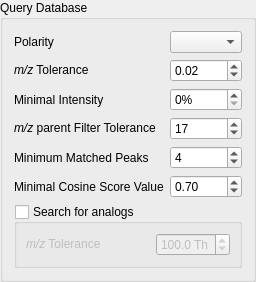
<?xml version="1.0" encoding="UTF-8"?>
<ui version="4.0">
 <class>gbDatabaseOptions</class>
 <widget class="QGroupBox" name="gbDatabaseOptions">
  <property name="geometry">
   <rect>
    <x>0</x>
    <y>0</y>
    <width>230</width>
    <height>240</height>
   </rect>
  </property>
  <property name="sizePolicy">
   <sizepolicy hsizetype="Preferred" vsizetype="Fixed">
    <horstretch>0</horstretch>
    <verstretch>0</verstretch>
   </sizepolicy>
  </property>
  <property name="minimumSize">
   <size>
    <width>0</width>
    <height>0</height>
   </size>
  </property>
  <property name="toolTip">
   <string>Save databases selection</string>
  </property>
  <property name="statusTip">
   <string>Save databases selection</string>
  </property>
  <property name="title">
   <string>Query Database</string>
  </property>
  <layout class="QGridLayout" name="gridLayout">
   <item row="7" column="0" colspan="2">
    <widget class="QGroupBox" name="gbAnalogs">
     <property name="enabled">
      <bool>true</bool>
     </property>
     <property name="title">
      <string>Search for analogs</string>
     </property>
     <property name="flat">
      <bool>true</bool>
     </property>
     <property name="checkable">
      <bool>true</bool>
     </property>
     <property name="checked">
      <bool>false</bool>
     </property>
     <layout class="QHBoxLayout" name="horizontalLayout">
      <item>
       <widget class="QLabel" name="label_2">
        <property name="text">
         <string>&lt;i&gt;m/z&lt;/i&gt; Tolerance</string>
        </property>
       </widget>
      </item>
      <item>
       <spacer name="horizontalSpacer_2">
        <property name="orientation">
         <enum>Qt::Horizontal</enum>
        </property>
        <property name="sizeHint" stdset="0">
         <size>
          <width>40</width>
          <height>20</height>
         </size>
        </property>
       </spacer>
      </item>
      <item>
       <widget class="QDoubleSpinBox" name="spinAnalogTolerance">
        <property name="prefix">
         <string/>
        </property>
        <property name="suffix">
         <string> Th</string>
        </property>
        <property name="decimals">
         <number>1</number>
        </property>
        <property name="minimum">
         <double>1.000000000000000</double>
        </property>
        <property name="maximum">
         <double>200.000000000000000</double>
        </property>
        <property name="singleStep">
         <double>0.100000000000000</double>
        </property>
        <property name="value">
         <double>100.000000000000000</double>
        </property>
       </widget>
      </item>
     </layout>
    </widget>
   </item>
   <item row="1" column="0">
    <widget class="QLabel" name="label_3">
     <property name="font">
      <font>
       <italic>false</italic>
      </font>
     </property>
     <property name="text">
      <string>&lt;i&gt;m/z&lt;/i&gt; Tolerance</string>
     </property>
    </widget>
   </item>
   <item row="6" column="1">
    <widget class="QDoubleSpinBox" name="spinMinScore">
     <property name="maximum">
      <double>1.000000000000000</double>
     </property>
     <property name="singleStep">
      <double>0.050000000000000</double>
     </property>
     <property name="value">
      <double>0.700000000000000</double>
     </property>
    </widget>
   </item>
   <item row="3" column="0">
    <widget class="QLabel" name="label_5">
     <property name="text">
      <string>&lt;i&gt;m/z&lt;/i&gt; parent Filter Tolerance</string>
     </property>
    </widget>
   </item>
   <item row="1" column="1">
    <widget class="QDoubleSpinBox" name="spinMZTolerance">
     <property name="enabled">
      <bool>true</bool>
     </property>
     <property name="suffix">
      <string/>
     </property>
     <property name="maximum">
      <double>100.000000000000000</double>
     </property>
     <property name="singleStep">
      <double>0.010000000000000</double>
     </property>
     <property name="value">
      <double>0.020000000000000</double>
     </property>
    </widget>
   </item>
   <item row="3" column="1">
    <widget class="QSpinBox" name="spinParentFilterTolerance">
     <property name="enabled">
      <bool>true</bool>
     </property>
     <property name="suffix">
      <string/>
     </property>
     <property name="maximum">
      <number>100</number>
     </property>
     <property name="value">
      <number>17</number>
     </property>
    </widget>
   </item>
   <item row="3" column="2">
    <spacer name="horizontalSpacer">
     <property name="orientation">
      <enum>Qt::Horizontal</enum>
     </property>
     <property name="sizeHint" stdset="0">
      <size>
       <width>40</width>
       <height>20</height>
      </size>
     </property>
    </spacer>
   </item>
   <item row="6" column="0">
    <widget class="QLabel" name="label">
     <property name="text">
      <string>Minimal Cosine Score Value</string>
     </property>
    </widget>
   </item>
   <item row="2" column="1">
    <widget class="QSpinBox" name="spinMinIntensity">
     <property name="enabled">
      <bool>true</bool>
     </property>
     <property name="suffix">
      <string>%</string>
     </property>
     <property name="maximum">
      <number>100</number>
     </property>
    </widget>
   </item>
   <item row="4" column="0" rowspan="2">
    <widget class="QLabel" name="label_6">
     <property name="text">
      <string>Minimum Matched Peaks</string>
     </property>
    </widget>
   </item>
   <item row="4" column="1" rowspan="2">
    <widget class="QSpinBox" name="spinMinMatchedPeaks">
     <property name="enabled">
      <bool>true</bool>
     </property>
     <property name="maximum">
      <number>100</number>
     </property>
     <property name="value">
      <number>4</number>
     </property>
    </widget>
   </item>
   <item row="2" column="0">
    <widget class="QLabel" name="label_4">
     <property name="text">
      <string>Minimal Intensity</string>
     </property>
    </widget>
   </item>
   <item row="0" column="1">
    <widget class="QComboBox" name="cbPolarity">
     <property name="maxVisibleItems">
      <number>2</number>
     </property>
     <property name="maxCount">
      <number>2</number>
     </property>
    </widget>
   </item>
   <item row="0" column="0">
    <widget class="QLabel" name="label_7">
     <property name="text">
      <string>Polarity</string>
     </property>
    </widget>
   </item>
  </layout>
 </widget>
 <tabstops>
  <tabstop>cbPolarity</tabstop>
  <tabstop>spinMZTolerance</tabstop>
  <tabstop>spinMinIntensity</tabstop>
  <tabstop>spinParentFilterTolerance</tabstop>
  <tabstop>spinMinMatchedPeaks</tabstop>
  <tabstop>spinMinScore</tabstop>
  <tabstop>gbAnalogs</tabstop>
  <tabstop>spinAnalogTolerance</tabstop>
 </tabstops>
 <resources/>
 <connections/>
</ui>
